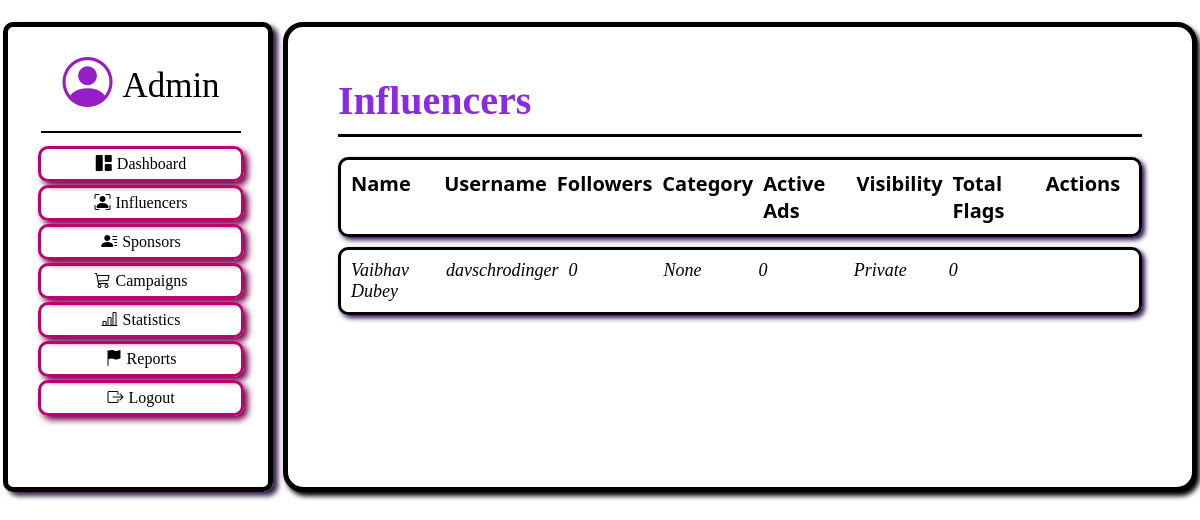
Screenshot of /admin/Influencers with the database file from the repository.
### application/Models.py (models this page shows)
class User(db.Model):
    __tablename__ = 'User'
    id = db.Column(db.Integer, primary_key=True)
    fullname = db.Column(db.String(200), nullable=True)
    username = db.Column(db.String(200), unique=True, nullable=False)
    email = db.Column(db.String(200), unique=True, nullable=False)
    password = db.Column(db.String(100), nullable=False)
    bio = db.Column(db.Text, nullable=True)
    category = db.Column(db.String(100), nullable=True)
    niche = db.Column(db.String(100), nullable=True)
    followers=db.Column(db.Integer, default=0)
    following=db.Column(db.Integer, default=0)
    visibility=db.Column(db.String, default='Private')
    flag=db.Column(db.Boolean, default=False)
    flagCount=db.Column(db.Integer, default=0)
    products = db.relationship('UserProduct', backref='user')

### application/AdminController.py (the view, shortened to what this page needs)
@app.route('/admin/Influencers',methods=['POST','GET'])
def adminInflu():
    users=User.query.all()
    ads={}
    flagCount={}
    for user in users:
        ads[user.id]=UserProduct.query.filter_by(userID=user.id, status='Accepted').count()
        flagCount[user.id]=User.query.filter_by(id=user.id).count()
    return render_template("adminInflu.html",users=users,ads=ads,flagCount=flagCount)

### templates/adminInflu.html (shortened to what this page needs)
<!DOCTYPE html>
<html lang="en">
<head>
    <link rel="stylesheet" href="https://cdnjs.cloudflare.com/ajax/libs/bootstrap-icons/1.9.1/font/bootstrap-icons.min.css">
</head>
<body>
    <div class="box">
        <div class="side-box">
            <div class="head">
                <i class="bi bi-person-circle"></i>
                <span class="text-a">Admin</span>
            </div>
            <div class="line"></div>
            <div class="column">
                <i class="bi bi-grid-1x2-fill"></i>
                <a href="{{url_for('admin')}}"> Dashboard</a>
            </div>
            <div class="column">
                <i class="bi bi-person-bounding-box"></i>
                <a href="{{url_for('adminInflu')}}"> Influencers</a>
            </div>
            <div class="column">
                <i class="bi bi-person-lines-fill"></i>
                <a href="{{url_for('adminSpo')}}">Sponsors</a>
            </div>
            <div class="column">
                <i class="bi bi-cart3"></i>
                <a href="{{url_for('adminCamp')}}">Campaigns</a>
            </div>
            <div class="column">
                <i class="bi bi-bar-chart-line"></i>
                <a href="{{url_for('adminStat')}}">Statistics</a>
            </div>
            <div class="column">
                <i class="bi bi-flag-fill"></i>
                <a href="{{url_for('adminReport')}}">Reports</a>
            </div>
            <div class="column">
                <i class="bi bi-box-arrow-right"></i>
                <a href="{{url_for('logout')}}">Logout</a>
            </div>
        </div>
        <div class="main-box">
            <span class="title">Influencers</span>
            <div class="line1"></div>
            <div class="rect">
                <div class="i">Name</div>
                <div class="i">Username</div>
                <div class="i">Followers</div>
                <div class="i">Category</div>
                <div class="i">Active Ads</div>
                <div class="i">Visibility</div>
                <div class="i">Total Flags</div>
                <div class="i">Actions</div>
            </div>
            <div class="rect1">
                {% for user in users %}
                    <div class="i">{{user.fullname}} </div>
                    <div class="i">{{user.username}}</div>
                    <div class="i">{{user.followers}}</div>
                    <div class="i">{{user.category}}</div>
                    <div class="i">{{ads[user.id]}}</div>
                    <div class="i">{{user.visibility}}</div>
                    <div class="i">{{user.flagCount}}</div>
                    <div class="i">
                    </div>
                {% endfor %}
            </div>
        </div>
    </div>
</body>
</html>

### templates/adminInflu.html (style rules this page uses)
body { margin: 0; padding: 0; height: 100%; width: 100%; background-color: rgb(255, 255, 255); }
a { text-decoration: none; color: inherit; }
a:link, a:visited { color: inherit; }
.box { display: flex; padding: 1px; gap: 10px; margin: 2px; padding-top: 20px; }
.main-box { display: flex; height: auto; width: 100%; padding-top: 50px; padding-left: 50px; background-color: rgb(255, 255, 255); flex-wrap: wrap; }
.text-a { font-size: 35px; padding-left: 10px; font-family: cursive; }
.side-box { display: flex; flex-direction: column; justify-content: flex-start; align-items: center; border: 5px solid rgb(0, 0, 0); border-radius: 10px; padding: 30px; flex-wrap: wrap; height: 400px; width: 200px; box-shadow: 5px 4px 5px rgb(55, 35, 74); flex-shrink: 0; }
.head { display: flex; align-items: center; font-size: 50px; font-family: monospace; }
.head .bi { color: rgb(149, 31, 196); }
.line { margin-top: 15px; margin-bottom: 10px; height: 2px; width: 100%; background-color: rgb(0, 0, 0); }
.column { display: flex; justify-content: center; align-items: center; margin-top: 3px; height: 30px; width: 100%; border: 3px solid rgb(188, 2, 113); border-radius: 10px; font-family: cursive; gap: 5px; box-shadow: 4px 4px 6px rgb(117, 2, 71); transition: transform 0.3s; }
.main-box { display: flex; flex-direction: column; height: auto; width: 100%; border: 5px solid black; border-radius: 20px; padding: 50px; box-shadow: 3px 4px 5px black; }
.title { font-size: 40px; font-weight: bold; font-family: Verdana; color: blueviolet; }
.line1 { margin-top: 10px; height: 3px; width: 100%; background-color: rgb(0, 0, 0); margin-bottom: 20px; }
.rect, .rect1 { display: grid; padding: 10px; grid-template-columns: repeat(8,1fr); box-sizing: border-box; width: 100%; border: 3px solid black; box-shadow: 3px 3px 5px rgb(43, 12, 79); border-radius: 10px; gap: 10px; font-family: segoe UI; font-size: 20px; font-weight: bold; }
.rect1 { margin-top: 10px; font-family: cursive; font-size: 18px; font-style: italic; font-weight: 400; }

### rows the page displays
User: fullname "Vaibhav Dubey", username "davschrodinger", followers "0", category "None", ads "0", visibility "Private", flagCount "0"
